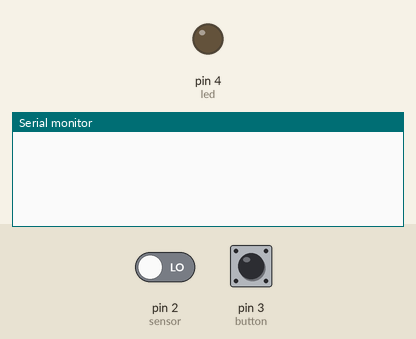
A sketch run on a simulated Arduino Uno, built with avr-gcc and run on an emulated ATmega328P. Parts: output pins drawn as LEDs (lit = HIGH), the last lines printed to the serial monitor. The inputs (shaded band) are chosen by the test bench; at power-on: pin 2 (sensor) LOW, pin 3 (button) HIGH.

Above: at 1.2 s.
1.3 s: pin 2 (sensor) driven HIGH
At 1.8 s:
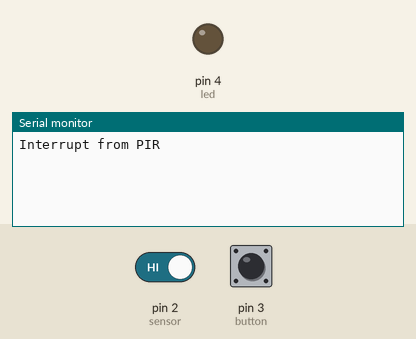
2.8 s: pin 3 (button) pulled LOW for 0.15 s
At 3.7 s:
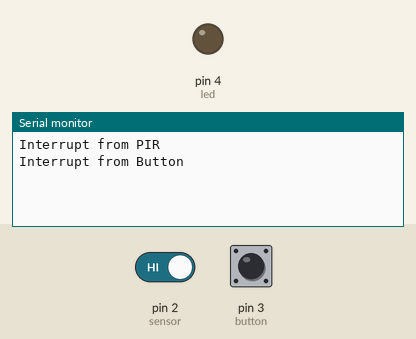

The sketch:

sit315_task_1_3c.ino
```cpp
//initializing pin values and initial state
int led = 4;                 //led pin
int sensor = 2;              //motion sensor pin
int button = 3;				 //button pin

void setup() {
  pinMode(led, OUTPUT);      //initialize led as output
  pinMode(sensor, INPUT);    //initialize motion sensor as input
  pinMode(button, INPUT_PULLUP); //initialize button as input pullup
  Serial.begin(9600);        //sets the data rate in bits per second (baud) for serial data transmission

  //attach interrupt to pin 2 (sensor pin) and pin 3 (button pin)
  attachInterrupt(digitalPinToInterrupt(2), motionInterrupt, RISING);
  attachInterrupt(digitalPinToInterrupt(3), buttonInterrupt, RISING);
}

//ISR for PIR-triggered interrupt
void motionInterrupt() {
  Serial.println("Interrupt from PIR");
  digitalWrite(led, HIGH);
  delay(800);
  digitalWrite(led, LOW);

}

//ISR for button-triggered interrupt
void buttonInterrupt() {
  Serial.println("Interrupt from Button");
  digitalWrite(led, HIGH);
  delay(800);
  digitalWrite(led, LOW);
}

void loop(){
  //No polling required
}

/* References:
Arduino (n.d.), attachInterrupt(), Arduino, Available at <https://www.arduino.cc/reference/en/language/functions/external-interrupts/attachinterrupt/>,
Accessed 16 July 2023

Santos, R. (2013), Complete Guide for Ultrasonic Sensor HC-SR04 with Arduino,
Random Nerd Tutorials, Available at <https://randomnerdtutorials.com/complete-guide-for-ultrasonic-sensor-hc-sr04/>,
Accessed 17 July 2023

Reilly, N. (2015), Using Interrupts on Arduino, All About Circuits,
Available at <https://www.allaboutcircuits.com/technical-articles/using-interrupts-on-arduino/>,
Accessed 17 July 2023 */
```

Measured:
- after the input at 1.3 s, the serial monitor: prints a new line at once (image 1)
- after the input at 2.8 s, the serial monitor: prints a new line after 0.15 s (image 2)
